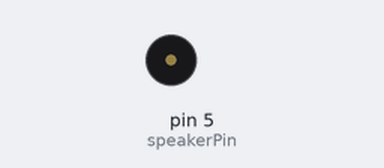
The sketch below on a simulated Arduino Uno, built with avr-gcc and run on an emulated ATmega328P. Parts: buzzer (waves = sounding).

Above: at 3.1 s.
Timing chart, 0 to 11.1 s (numbered marks = the images above):
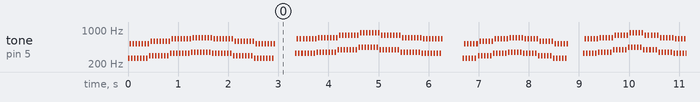

The sketch:

sketch08_03_func_tone_music.ino
```cpp
/* 音楽演奏: かえるの合唱 */

#define DO   262
#define RE   294
#define MI   330
#define FA   349
#define SOL  392
#define LA   440
#define SI   494
#define DO2  523

const int speakerPin = 5;

void setup() {
}

void loop() {
  int i;

  for (i = 400; i >= 100; i -= 100) {
    toneB(speakerPin, DO,  i);
    toneB(speakerPin, RE,  i);
    toneB(speakerPin, MI,  i);
    toneB(speakerPin, FA,  i);
    toneB(speakerPin, MI,  i);
    toneB(speakerPin, RE,  i);
    toneB(speakerPin, DO,  i);
    delay(i);

    toneB(speakerPin, MI,  i);
    toneB(speakerPin, FA,  i);
    toneB(speakerPin, SOL, i);
    toneB(speakerPin, LA,  i);
    toneB(speakerPin, SOL, i);
    toneB(speakerPin, FA,  i);
    toneB(speakerPin, MI,  i);
    delay(i);
  }
}

#define TENPO 30

void toneB(int pin, int hz, int time) {
  int i;

  for (i = 0; i < time; i += TENPO*2) {
    tone(pin, hz, TENPO);
    delay(TENPO);
    tone(pin, hz*2, TENPO);
    delay(TENPO);
  }
}
```

Measured:
- by itself, tone on pin 5 (speakerPin): plays 262 Hz for 0.03 s, 524 Hz for 0.03 s, 262 Hz for 0.03 s, 524 Hz for 0.03 s, 262 Hz for 0.03 s, 524 Hz for 0.03 s … (3828 notes in this stretch)
